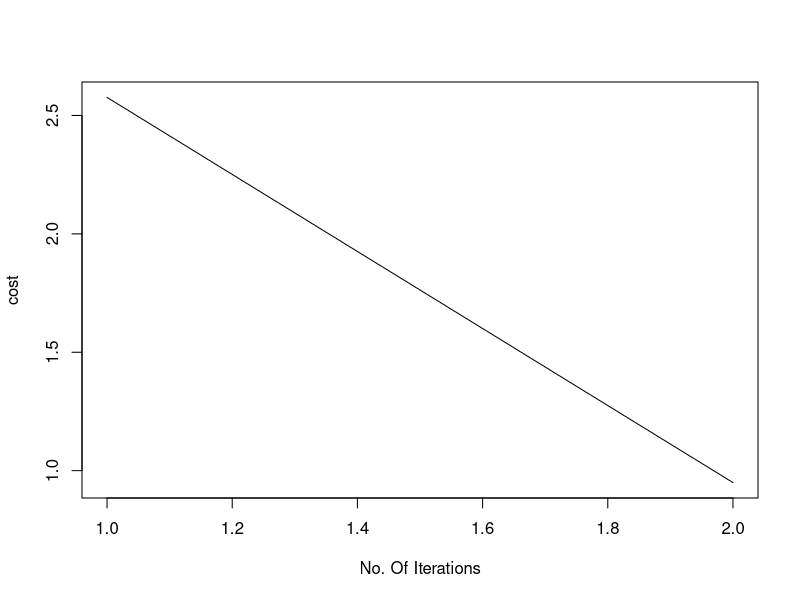

The R script that drew this image:
set.seed(1)

x1=runif(50,0,3)
x2=runif(50,0,3)
y=3*(x1)+2*(x2)

#x1=scale(x1,center=T,scale=F)
#x2=scale(x2,center=T,scale=F)
#y=y-mean(y)
X=as.matrix(cbind(1,(x1),(x2)))
Y=as.matrix(y)
theta=as.matrix(rbind(0,0,0))
alpha=(seq(10e-02,20e-02,0.11e-01))


j=1
theta=c(0,0,0)
options(digits=2)
coordinate=function(X,Y,theta){
cost=NULL
n=1
tolerance=2
  p=0
 
  while(n<1000 &&  tolerance>0.005){
    for(j in (1:3)){
    
   
    hx=(X[,-j]%*%as.matrix(theta[-j]))
    derrivative=(Y-hx)*ifelse(j<2,(1/length(y)),1)
    derrivative=ifelse(derrivative<0.001,0,derrivative)
  
    theta[j]=(1/norm(as.matrix(X[,j]),"F")^2)*(t(derrivative)%*%X[,j])
    
    j=j+1
  }
cost[n]=((1/length(y))*sum((Y-X%*%theta)^2))
tolerance=sum(theta^2)-sum(p^2)
 p=theta
 n=n+1
  
  }
plot(x=seq(1,n-1,1),y=cost,type="l",xlab="No. Of Iterations")

  return(as.matrix(theta))
}


coordinate(X,Y,theta)
